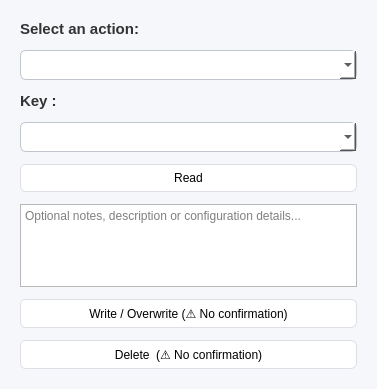
<?xml version="1.0" encoding="UTF-8"?>
<ui version="4.0">
 <class>LinkHTMLWorkflowManagerUI</class>
 <widget class="QDialog" name="LinkHTMLWorkflowManagerUI">
  <property name="geometry">
   <rect>
    <x>0</x>
    <y>0</y>
    <width>377</width>
    <height>389</height>
   </rect>
  </property>
  <property name="windowTitle">
   <string>LinkHTMLWorkflow Manager</string>
  </property>
  <property name="styleSheet">
   <string notr="true">
   QDialog {
       background-color: #f5f7fa;
       font-family: &quot;Segoe UI&quot;, &quot;Helvetica Neue&quot;, Arial;
       font-size: 10pt;
   }
   QLabel {
       font-size: 11pt;
       font-weight: 600;
       color: #333333;
   }
   QComboBox {
       padding: 6px;
       border-radius: 6px;
       border: 1px solid #c0c4cc;
       background: #ffffff;
   }
   QComboBox:hover {
       border: 1px solid #409eff;
   }
   QPushButton {
       min-width: 90px;
       padding: 6px 12px;
       border-radius: 6px;
       border: 1px solid #dcdfe6;
       background-color: #ffffff;
   }
   QPushButton:hover {
       border: 1px solid #409eff;
   }
   </string>
  </property>
  <layout class="QVBoxLayout" name="verticalLayout">
   <property name="spacing">
    <number>12</number>
   </property>
   <property name="leftMargin">
    <number>20</number>
   </property>
   <property name="topMargin">
    <number>20</number>
   </property>
   <property name="rightMargin">
    <number>20</number>
   </property>
   <property name="bottomMargin">
    <number>20</number>
   </property>
   <item>
    <widget class="QLabel" name="labelTitle">
     <property name="text">
      <string>Select an action:</string>
     </property>
    </widget>
   </item>
   <item>
    <widget class="QComboBox" name="comboActions">
     <property name="editable">
      <bool>false</bool>
     </property>
    </widget>
   </item>
   <item>
    <widget class="QLabel" name="labelMode">
     <property name="text">
      <string>Key :</string>
     </property>
    </widget>
   </item>
   <item>
    <widget class="QComboBox" name="comboMode">
     <property name="editable">
      <bool>false</bool>
     </property>
    </widget>
   </item>
   <item>
    <widget class="QPushButton" name="pushButton_read">
     <property name="text">
      <string>Read</string>
     </property>
    </widget>
   </item>
   <item>
    <widget class="QTextEdit" name="textDetails">
     <property name="placeholderText">
      <string>Optional notes, description or configuration details...</string>
     </property>
    </widget>
   </item>
   <item>
    <spacer name="verticalSpacer">
     <property name="orientation">
      <enum>Qt::Vertical</enum>
     </property>
     <property name="sizeHint" stdset="0">
      <size>
       <width>20</width>
       <height>20</height>
      </size>
     </property>
    </spacer>
   </item>
   <item>
    <widget class="QPushButton" name="pushButton_write">
     <property name="text">
      <string>Write / Overwrite (⚠️ No confirmation)</string>
     </property>
    </widget>
   </item>
   <item>
    <widget class="QPushButton" name="pushButton_delete">
     <property name="text">
      <string>Delete  (⚠️ No confirmation)</string>
     </property>
    </widget>
   </item>
  </layout>
 </widget>
 <resources/>
 <connections/>
</ui>
